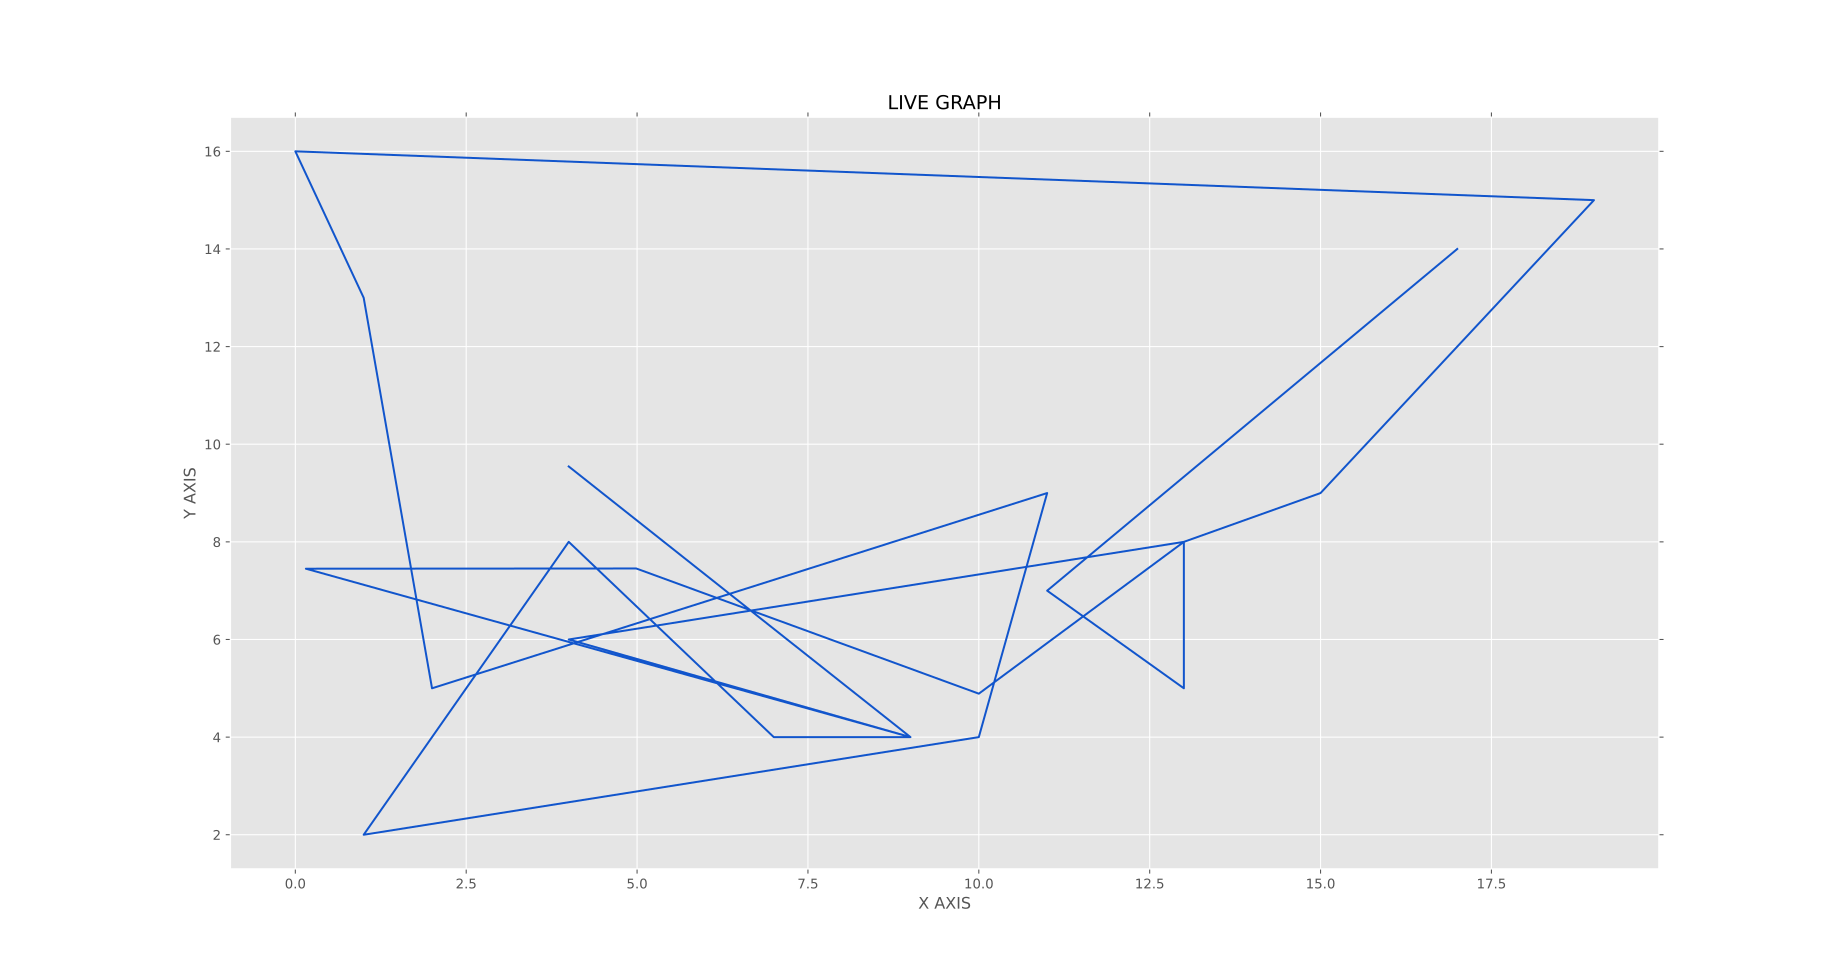

The Python source for this figure:
# Date 18-06-2021

import matplotlib.pyplot as plt
import matplotlib.animation as anime

plt.style.use('ggplot')

# plt.xlabel('X Label')
# plt.ylabel('Y Label')
# plt.title('This is a title\nSub title')


def plot_live_graph(file_name='example.txt', interval_for_graph_refreshing_in_miliseconds=500, whole_file_data_seperator='\n', split_symbol=',', title='live Graph', lablex='X Axis', labley='Y Axis', colour='r'):
    '''
Use:
    This function Shows you live graph

Requirnements:
    import matplotlib.pyplot as plt
    import matplotlib.animation as anime

Parameters:
    file_name='example.txt' (give the name of your file in which you need to get data for live plotting)

    whole_file_data_seperator='\\n'(seperates multiple x,y from each other)

    split_symbol=',' (seperates x,y from each other)

    interval_for_graph_refreshing_in_miliseconds=500 (In how much time you need to refresh your graph)

    title='live Graph'

    lablex='X Axis'

    labley='Y Axis'

    colour='r'


Returns:
    None
    '''
    fig = plt.figure()
    ax1 = fig.add_subplot(1, 1, 1)

    def animate(i):
        graph_data = open(file_name, 'r').read()
        lines = graph_data.split(whole_file_data_seperator)
        xs = []
        ys = []
        for line in lines:
            if len(line) > 1:
                x, y = line.split(split_symbol)
                xs.append(float(x))
                ys.append(float(y))
        ax1.clear()
        plt.xlabel(lablex)
        plt.ylabel(labley)
        plt.title(title)
        ax1.plot(xs, ys, color=colour)

    ani = anime.FuncAnimation(
        fig, animate, interval=interval_for_graph_refreshing_in_miliseconds)
    plt.show()


plot_live_graph("tutorial_16.txt", 100, whole_file_data_seperator='\n',
                split_symbol='|', title='LIVE GRAPH', lablex='X AXIS', labley='Y AXIS', colour='#1155cc')
